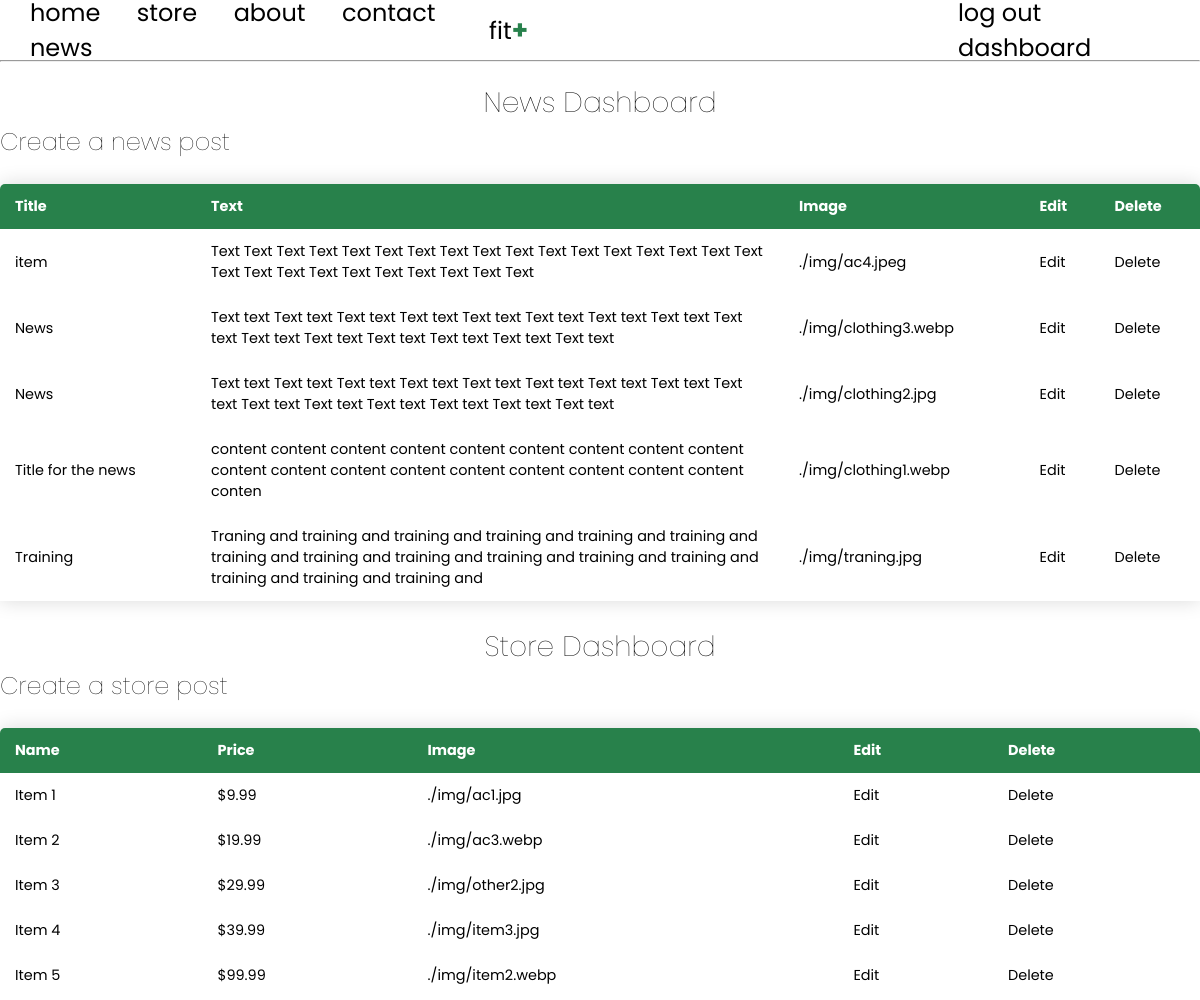
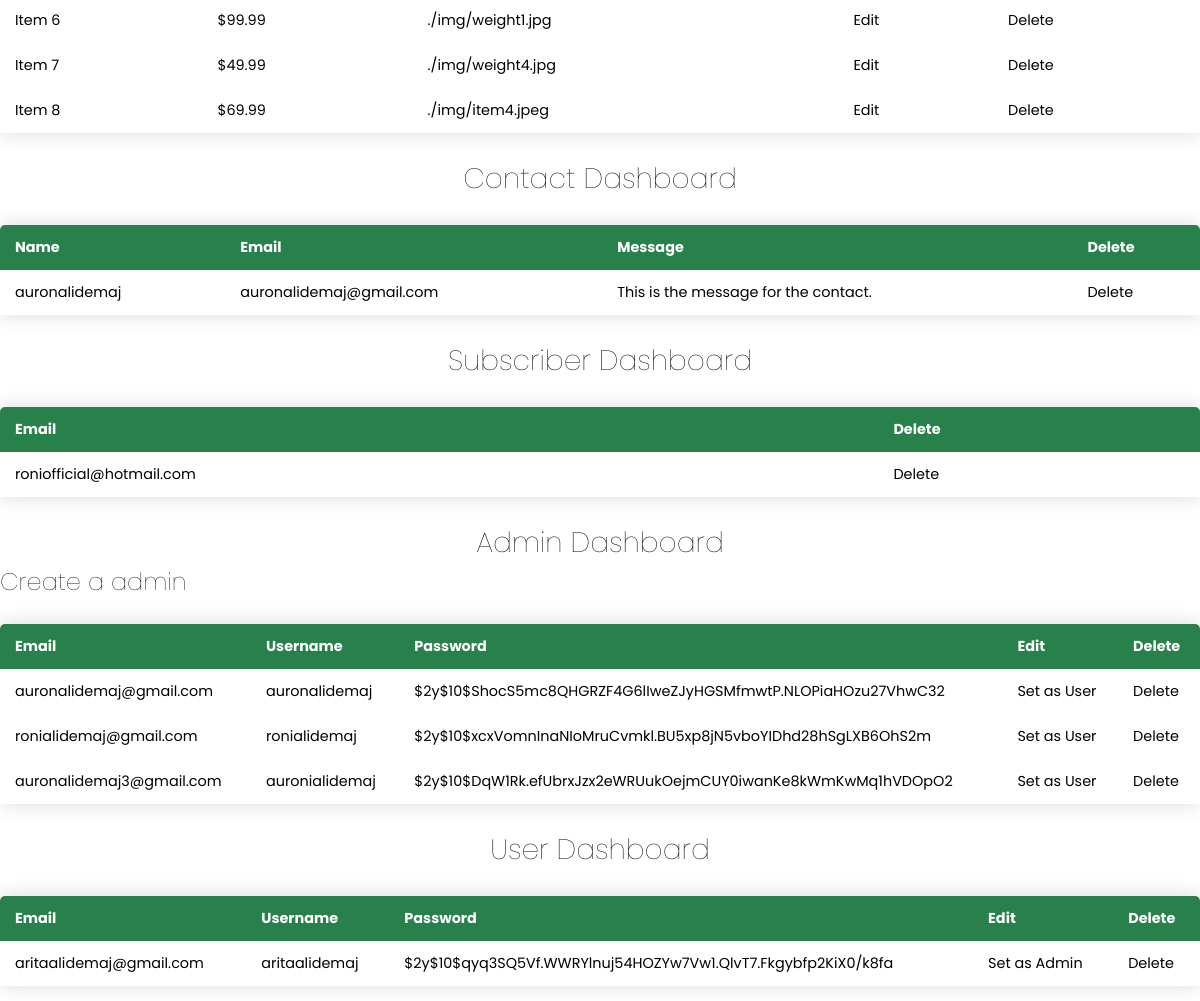
Screenshot of /views/menuDashboard.php (signed in) with the database file from the repository (2 pictures, top to bottom).
### tables this page shows
CREATE TABLE `news` (
  `Id` int(11) NOT NULL,
  `menu_image` varchar(255) NOT NULL,
  `menu_title` varchar(255) NOT NULL,
  `menu_body` varchar(255) NOT NULL
);

CREATE TABLE `items` (
  `Id` int(11) NOT NULL,
  `i_image` varchar(255) NOT NULL,
  `i_title` varchar(255) NOT NULL,
  `i_body` varchar(255) NOT NULL
);

CREATE TABLE `contact` (
  `Id` int(11) NOT NULL,
  `name` varchar(255) NOT NULL,
  `email` varchar(255) NOT NULL,
  `message` varchar(255) NOT NULL
);

CREATE TABLE `subscribe` (
  `Id` int(11) NOT NULL,
  `email` varchar(255) NOT NULL
);

CREATE TABLE `user` (
  `userID` int(11) NOT NULL,
  `email` varchar(255) NOT NULL,
  `username` varchar(255) NOT NULL,
  `userpassword` binary(60) NOT NULL,
  `role` varchar(255) NOT NULL
);

### MenuController.php (called while the page is built, shortened)
<?php
require_once 'config/Database.php';
class MenuController{
    public $db;
    public function __construct(){
        $this->db = new Database;
    }
    public function readData(){
        $query = $this->db->pdo->query('SELECT * from news');
        return $query->fetchAll();
    }
}
?>

### config/Database.php (called while the page is built, shortened)
<?php
class Database{
    public function __construct(){
        try{
            $link = new PDO('mysql:host=localhost;dbname=fit', 'root','');
            $this->pdo = $link;
        }catch(PDOException $exception){
            die($exception->getMessage());
        }
    }
}
?>

### storeController.php (called while the page is built, shortened)
<?php
require_once 'config/Database.php';
class StoreController{
    public $db;
    public function __construct(){
        $this->db = new Database;
    }
    public function readData(){
        $query = $this->db->pdo->query('SELECT * from items');
        return $query->fetchAll();
    }
}
?>

### contactController.php (called while the page is built, shortened)
<?php
require_once "config/database.php";
class contactController
{
    public $db;
    public function __construct()
    {
        $this->db=new Database;
    }
   public function getAllContacts()
   {
    $query =$this->db->pdo->query("SELECT * from contact");
    return $query->fetchAll();
   }
}
?>

### subscribeController.php (called while the page is built, shortened)
<?php
require_once "config/database.php";
class subController
{
    public $db;
    public function __construct()
    {
        $this->db=new Database;
    }
   public function getAllSubscribers()
   {
    $query =$this->db->pdo->query("SELECT * from subscribe");
    return $query->fetchAll();
   }
}
?>

### new/userMapper.php (called while the page is built, shortened)
<?php
require_once __DIR__ . "/../config/database.php";
class UserMapper extends Database
{
    private $db;
    public function __construct()
    {
        $this->db=new Database;
    }
    public function getAllSimpleUsers()
    {
        $query =$this->db->pdo->prepare("SELECT * from user where role=0");
        $query->execute();
        $result = $query->fetchAll(PDO::FETCH_ASSOC);
        return $result;
    }
    public function getAllAdmins()
    {
        $query =$this->db->pdo->prepare("SELECT * from user where role=1");
        $query->execute();
        $result = $query->fetchAll(PDO::FETCH_ASSOC);
        return $result;
    }
}

### views/menuDashboard.php (the view, shortened to what this page needs)
<?php
require_once'../MenuController.php';
require_once'../StoreController.php';
require_once'../contactController.php';
require_once'../subscribeController.php';
include_once '../new/userMapper.php';
?>
<link rel="stylesheet" href="../css/headerandfooter.css">
<link rel="stylesheet" href="https://cdnjs.cloudflare.com/ajax/libs/font-awesome/5.15.3/css/all.min.css"/>
<nav>
    <div class="nav">
        <div class="nav1">
            <ul>
                <li><a href="../index.php" class="hovernav">home</a></li>
                <li><a href="../store.php" class="hovernav">store</a></li>
                <li><a href="../about.php" class="hovernav">about</a></li>
                <li><a href="../contact.php" class="hovernav">contact</a></li>
                <li><a href="../news.php" class="hovernav">news</a></li>
            </ul>
        </div>
        <div class="nav2">
            <ul>
                <li>fit<span>+</span></li>
            </ul>
        </div>
        <div class="nav3">
        <ul>
            <?php
                if (isset($_SESSION['loggedin'])) {
                    echo '<li><a href="../new/logout.php" class="hovernav">log out</a></li>';
                    if ($_SESSION['role'] == 1) {
                        echo '<li><a href="menuDashboard.php" class="hovernav">dashboard</a></li>';
                    }
                } else {
                   echo ' <li><a href="../login.php" class="hovernav">login</a></li>';
                 } ?>
                 </ul>
        </div>
    </div>
</nav>
  <hr>
  <h1>
    News Dashboard
</h1>
<h2 class="b"><a class="a"href="create-menu.php">Create a news post</a></h1>
<div>
  <table class="content-table">
    <thead>
      <tr>
        <th>Title</th>
        <th>Text</th>
        <th>Image</th>
        <th>Edit</th>
        <th>Delete</th>
      </tr>
    </thead>
    <tbody>
      <?php
      $m = new MenuController;
      $allMenu = $m->readData();
      foreach($allMenu as $menu):
      ?>
      <tr>
      <td style="max-width: 50ch; word-wrap: break-word;"><?php echo $menu['menu_title']?></td>
        <td style="max-width: 50ch; word-wrap: break-word;"><?php echo $menu['menu_body']?></td>
        <td style="max-width: 50ch; word-wrap: break-word;"><?php echo $menu['menu_image']?></td>
        <td><a class="a" href="edit-menu.php?id=<?php echo $menu['Id'];?>">Edit</a></td>
        <td><a class="a" href="delete-menu.php?id=<?php echo $menu['Id'];?>">Delete</a></td>
      </tr>
      <?php endforeach; ?>
    </tbody>
  </table>
</div>
    <h1>
    Store Dashboard
</h1>
<h2 class="b"><a class="a"href="create-store.php">Create a store post</a></h1>
<table class="content-table">
        <thead>
            <tr>
              <th>Name</th>
              <th>Price</th>
              <th>Image</th>
              <th>Edit</th>
              <th>Delete</th>
            </tr>
        </thead>
        <tbody>
          <?php
          $s = new StoreController;
          $allStore = $s->readData();
          foreach($allStore as $store):
          ?>
          <tr>
          <td style="max-width: 50ch; word-wrap: break-word;"><?php echo $store['i_title']?></td>
          <td style="max-width: 50ch; word-wrap: break-word;"><?php echo $store['i_body']?></td>
          <td style="max-width: 50ch; word-wrap: break-word;"><?php echo $store['i_image']?></td>
            <td><a class="a" href="edit-store.php?id=<?php echo $store['Id'];?>">Edit</a></td>
            <td><a class="a" href="delete-store.php?id=<?php echo $store['Id'];?>">Delete</a></td>
          </tr>
          <?php endforeach; ?>
        </tbody>
    </table>
<h1>Contact Dashboard</h1>
    <table class="content-table">
        <thead>
            <tr>
              <th>Name</th>
              <th>Email</th>
              <th>Message</th>
              <th>Delete</th>
            </tr>
        </thead>
        <tbody>
          <?php
          $c = new contactController;
          $allContacts = $c->getAllContacts();
          foreach($allContacts as $contact):
          ?>
          <tr>
          <td style="max-width: 50ch; word-wrap: break-word;"><?php echo $contact['name']?></td>
          <td style="max-width: 50ch; word-wrap: break-word;"><?php echo $contact['email']?></td>
          <td style="max-width: 50ch; word-wrap: break-word;"><?php echo $contact['message']?></td>
            <td><a class="a" href="delete-contact.php?id=<?php echo $contact['Id'];?>">Delete</a></td>
          </tr>
          <?php endforeach; ?>
        </tbody>
    </table>
    <h1>Subscriber Dashboard</h1>
    <table class="content-table">
        <thead>
            <tr>
              <th>Email</th>
              <th>Delete</th>
            </tr>
        </thead>
        <tbody>
          <?php
          $ss = new subController;
          $allSubs = $ss->getAllSubscribers();
          foreach($allSubs as $subs):
          ?>
          <tr>
          <td style="max-width: 50ch; word-wrap: break-word;"><?php echo $subs['email']?></td>
            <td><a class="a" href="delete-subscriber.php?id=<?php echo $subs['Id'];?>">Delete</a></td>
          </tr>
          <?php endforeach; ?>
        </tbody>
    </table>
    <h1>Admin Dashboard</h1>
    <h2 class="b"><a class="a"href="create-admin.php">Create a admin</a></h1>
    <table class="content-table">
            <thead>
                <tr>
                    <th>Email</th>
                    <th>Username</th>
                    <th>Password</th>
                    <th>Edit</th>
                    <th>Delete</th>
                </tr>
            </thead>
            <tbody>
                <?php
                $mapper = new userMapper();
                $adminList = $mapper->getAllAdmins();
                foreach ($adminList as $mapper) {
                ?>
                    <tr>
                        <td><?php echo $mapper['email']; ?></td>
                        <td><?php echo $mapper['username']; ?></td>
                        <td><?php echo $mapper['userpassword']; ?></td>
                        <td><a class="a" href="set-user.php?id=<?php echo $mapper['userID'];?>">Set as User</td>
                        <td><a class="a" href="delete-admin.php?id=<?php echo $mapper['userID'];?>">Delete</td>
                    </tr>
                <?php
                }
                ?>
            </tbody>
        </table>
        <h1>User Dashboard</h1>
        <table class="content-table">
            <thead>
                <tr>
                    <th>Email</th>
                    <th>Username</th>
                    <th>Password</th>
                    <th>Edit</th>
                    <th>Delete</th>
                </tr>
            </thead>
            <tbody>
                <?php
                $mapper = new userMapper();
                $simpleList = $mapper->getAllSimpleUsers();
                foreach ($simpleList as $mapper) {
                ?>
                    <tr>
                        <td><?php echo $mapper['email']; ?></td>
                        <td><?php echo $mapper['username']; ?></td>
                        <td><?php echo $mapper['userpassword']; ?></td>
                        <td><a class="a" href="set-admin.php?id=<?php echo $mapper['userID'];?>">Set as Admin</td>
                        <td><a class="a" href="delete-user.php?id=<?php echo $mapper['userID'];?>">Delete</td>
                    </tr>
                <?php
                }
                ?>
            </tbody>
        </table>

### css/headerandfooter.css (style rules this page uses)
* { padding: 0; margin: 0; text-decoration: none; font-family: "Poppins", sans-serif; list-style: none; box-sizing: border-box; }
.nav { width: 100%; height: 60px; background-color: white; display: flex; justify-content: space-between; align-items: center; font-size: 24px; }
.nav ul li { margin-left: 30px; }
.nav ul li a { color: black; }
.nav2 ul li { margin-right: 400px; }
.nav2 ul li span { font-size: 26px; font-weight: bolder; color: rgba(19, 117, 58, 0.911); }
.nav3 ul li { margin-right: 20px; }
.nav ul li { display: inline-block; }
.hovernav { display: inline-block; position: relative; color: rgba(19, 117, 58, 0.911); }
.hovernav:after { content: ''; position: absolute; width: 100%; transform: scaleX(0); height: 2px; bottom: 0; left: 0; background-color: rgba(19, 117, 58, 0.911); transform-origin: bottom right; transition: transform 0.25s ease-out; }
ul { list-style: none; }

### views/menuDashboard.php (style rules this page uses)
* { font-family: sans-serif; }
.content-table { border-collapse: collapse; margin: 25px 0; font-size: 0.9em; width: 100%; border-radius: 5px 5px 0 0; overflow: hidden; box-shadow: 0 0 20px rgba(0, 0, 0, 0.15); }
.content-table thead tr { background-color: rgba(19, 117, 58, 0.911); color: #ffffff; text-align: left; font-weight: bold; }
.content-table th, .content-table td { padding: 12px 15px; }
* { font-family: "Poppins", sans-serif; }
h1 { margin-top: 20px; text-align:center; font-size:28px; font-weight: lighter; }
.a { color: black; }
.b { font-weight: lighter; text-align: left; }

### rows the page displays
news: menu_title "item", menu_body "Text Text Text Text Text Text Text Text Text Text Text Text Text Text Text Text Text Text Text Text Text Text Text Text Text Text Text", menu_image "./img/ac4.jpeg"
news: menu_title "News", menu_body "Text text Text text Text text Text text Text text Text text Text text Text text Text text Text text Text text Text text Text text Text text Text text", menu_image "./img/clothing3.webp"
news: menu_title "News", menu_body "Text text Text text Text text Text text Text text Text text Text text Text text Text text Text text Text text Text text Text text Text text Text text", menu_image "./img/clothing2.jpg"
news: menu_title "Title for the news", menu_body "content content content content content content content content content content content content content content content content content content conten", menu_image "./img/clothing1.webp"
news: menu_title "Training", menu_body "Traning and training and training and training and training and training and training and training and training and training and training and training and training and training and training and", menu_image "./img/traning.jpg"
items: i_title "Item 1", i_body "$9.99", i_image "./img/ac1.jpg"
items: i_title "Item 2", i_body "$19.99", i_image "./img/ac3.webp"
items: i_title "Item 3", i_body "$29.99", i_image "./img/other2.jpg"
items: i_title "Item 4", i_body "$39.99", i_image "./img/item3.jpg"
items: i_title "Item 5", i_body "$99.99", i_image "./img/item2.webp"
items: i_title "Item 6", i_body "$99.99", i_image "./img/weight1.jpg"
items: i_title "Item 7", i_body "$49.99", i_image "./img/weight4.jpg"
items: i_title "Item 8", i_body "$69.99", i_image "./img/item4.jpeg"
contact: name "auronalidemaj", email "auronalidemaj@gmail.com", message "This is the message for the contact."
subscribe: email "roniofficial@hotmail.com"
user: email "auronalidemaj@gmail.com", username "auronalidemaj", userpassword "$2y$10$ShocS5mc8QHGRZF4G6lIweZJyHGSMfmwtP.NLOPiaHOzu27VhwC32"
user: email "ronialidemaj@gmail.com", username "ronialidemaj", userpassword "$2y$10$xcxVomnInaNIoMruCvmkl.BU5xp8jN5vboYIDhd28hSgLXB6OhS2m"
user: email "auronalidemaj3@gmail.com", username "auronialidemaj", userpassword "$2y$10$DqW1Rk.efUbrxJzx2eWRUukOejmCUY0iwanKe8kWmKwMq1hVDOpO2"
user: email "aritaalidemaj@gmail.com", username "aritaalidemaj", userpassword "$2y$10$qyq3SQ5Vf.WWRYlnuj54HOZYw7Vw1.QlvT7.Fkgybfp2KiX0/k8fa"
